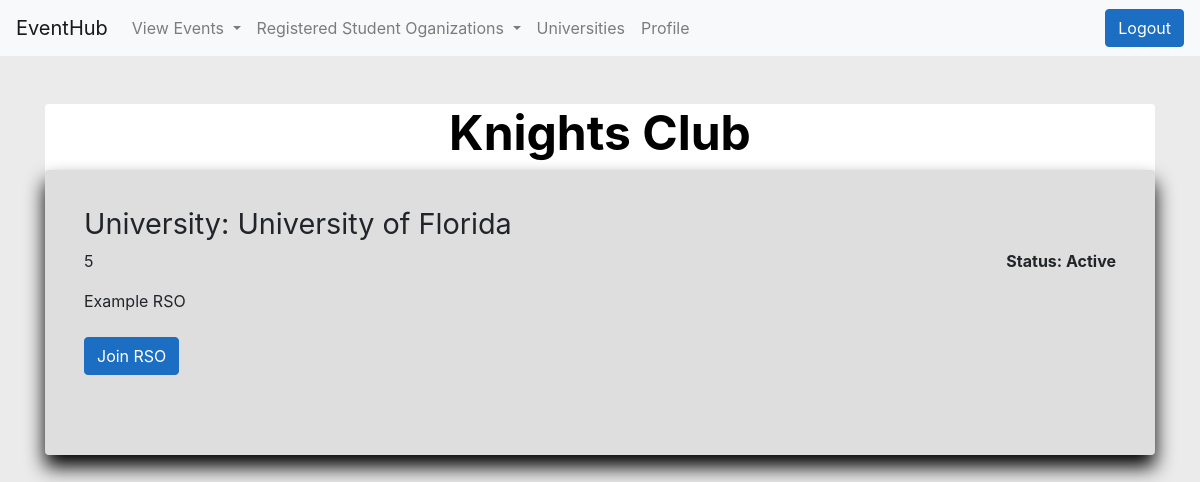
/RSO/4 (signed in), run on the app's committed database.
### RSO/models.py (models this page shows, shortened)
class Rso(models.Model):
  id = models.AutoField(primary_key=True)
  name = models.CharField(max_length = 255, null=False)
  description = models.TextField(null = True)
  university = models.ForeignKey(University, on_delete=models.CASCADE, related_name='University', null = True)
  students = ManyToManyField(User)
  admin = models.ForeignKey(User, on_delete=models.CASCADE, related_name='admin')
  total_students = models.IntegerField(default=5)
  status = models.BooleanField(default=False)

### Universities/models.py (models this page shows)
class University(models.Model):
  name = models.CharField(max_length = 100, null=False)
  super_admin = models.IntegerField(null=True)
  description = models.TextField()
  location = models.ForeignKey(Locations, on_delete=models.CASCADE)
  pictures = ManyToManyField(Photos)
  number_of_students = models.IntegerField()
  def __str__(self):
    return self.name

### RSO/views.py (the view, shortened to what this page needs)
# urls.py: path('<int:rso_id>', views.rso_info, name='rso_info'),
@login_required(login_url='/Users/login/')
def rso_info(response, rso_id):
    rso = Rso.objects.filter(id = rso_id).first()
    isInRSO = rso.students.filter(id=response.user.id).exists()
    isSameUniversity = (rso.university == response.user.university)
    if isInRSO is False:
        isInRSO = True if rso.admin.id == response.user.id else False
    if rso is None:
        return HttpResponseRedirect('../../RSO/')
    return render(response, 'RSO/details.html',{
        'rso': rso,
        'isInRSO': isInRSO,
        'same_university': isSameUniversity
    })

### RSO/templates/RSO/details.html (shortened to what this page needs)
{% load static %}
{% load crispy_forms_tags %}
<!DOCTYPE html>
<html lang="en">
<head>
    <link href="{% static 'Home/vendor/bootstrap/css/bootstrap.min.css' %}" rel="stylesheet">
    <link rel="stylesheet" type="text/css" href="{% static 'Events/main.css' %}">
</head>
<body class="bg-gray1">
    <nav class="navbar navbar-expand-lg navbar-light bg-light">
        <a class="navbar-brand" href="#">EventHub</a>
        <div class="collapse navbar-collapse" id="navbarSupportedContent">
            <ul class="navbar-nav mr-auto">
                {% if user.is_admin == True or user.is_super_admin == True %}
                <li class="nav-item dropdown">
                    <a class="nav-link dropdown-toggle" href="#" id="navbarEventDropdown" role="button" data-toggle="dropdown" aria-haspopup="true" aria-expanded="false">
                        View Events
                    </a>
                </li>
                {% else %}
                <li class="nav-item">
                    <a class="nav-link" href="/Events/">View Events</a>
                </li>
                {% endif %}
                <li class="nav-item dropdown">
                    <a class="nav-link dropdown-toggle" href="#" id="navbarRSODropdown" role="button" data-toggle="dropdown" aria-haspopup="true" aria-expanded="false">
                        Registered Student Oganizations
                    </a>
                </li>
                {% if user.is_super_admin == True %}
                    <li class="nav-item dropdown">
                        <a class="nav-link dropdown-toggle" href="#" id="navbarRSODropdown" role="button" data-toggle="dropdown" aria-haspopup="true" aria-expanded="false">
                            Universities
                        </a>
                        <div class="dropdown-menu" aria-labelledby="navbarDropdown">
                            <a class="dropdown-item" href="/Universities/">View Universities</a>
                            <a class="dropdown-item" href="/Universities/create">Create University</a>
                        </div>
                    </li>
                {% else %}
                    <li class="nav-item">
                        <a class="nav-link" href="/Universities/">Universities</a>
                    </li>
                {% endif %}
                <li class="nav-item">
                    <a class="nav-link" href="/Users/profile">Profile</a>
                </li>
            </ul>
        </div>
        <a class="btn btn-primary me-3" href="../../Users/logout">Logout</a>
    </nav>
    <div class="d-flex align-items-center align-content-center align-self-center ">
        <div class="d-flex container" >
            <div class="text-center mt-5 mb-5 w-100">
                <div class="card card0 border-0 d-flex align-items-center align-content-center align-self-center w-100">
                    <div class="row w-100 gradient-orange rounded-top">
                        <div class="col-md-12">
                            <h2 class="font-weight-bold text-blk text-lg">{{ rso.name }}</h2>
                        </div>
                    </div>
                    <div class="row card card0 border-0 shadow-thick bg-black d-flex align-items-center align-content-center align-self-center w-100 rounded-bottom">
                        <div class="row d-flex align-items-center align-content-center align-self-center m-4 w-100">
                            <div class="w-100 m-2">
                                <div class="row mb-1 ml-3 mr-3">
                                    <div class="col-md-12">
                                        <div class="d-flex w-100 justify-content-start">
                                            <div class="text-md text-left">
                                                University: {{ rso.university }}
                                            </div>
                                        </div>
                                    </div>
                                </div>
                                <div class="row mb-3 ml-3 mr-3">
                                    <div class="col-md-6">
                                        <div class="d-flex w-100 justify-content-start">
                                            <div class="text-start">
                                                {{ rso.total_students }}
                                            </div>
                                        </div>
                                    </div>
                                    <div class="col-md-6">
                                        <div class="d-flex w-100 justify-content-end">
                                            <div class="font-weight-bold text-end">
                                                Status: {% if rso.status %}Active{% else %}Inactive{% endif %}
                                            </div>
                                        </div>
                                    </div>
                                </div>
                                <div class="row ml-3 mb-4">
                                    <div class="col-md-12">
                                        <div class="d-flex w-100 justify-content-start">
                                            <div class="w-75 text-left">
                                                {{ rso.description }}
                                            </div>
                                        </div>
                                    </div>
                                </div>
                                <div class="row ml-3 mb-5">
                                    <div class="col-md-12">
                                        <div class="d-flex w-100 justify-content-start">
                                            <div class="w-100 text-blk">
                                                <form method="POST" class="w-100">
                                                    {% if isInRSO == False and user.id != rso.admin.id and same_university == True %}
                                                        <button type="submit" name="join-rso-btn" value="join_rso" class="btn btn-primary me-3 float-left">Join RSO</button>
                                                    {% elif isInRSO and user.id != rso.admin.id and same_university == True %}
                                                        <button type="submit" name="leave-rso-btn" value="join_rso" class="btn btn-primary me-3 float-left">Leave RSO</button>
                                                    {% elif isInRSO and user.id == rso.admin.id and same_university == True %}
                                                        <button type="submit" name="delete-rso-btn" value="join_rso" class="btn btn-primary me-3 float-left">Delete RSO</button>
                                                    {% endif %}
                                                </form>
                                            </div>
                                        </div>
                                    </div>
                                </div>
                            </div>
                        </div>
                    </div>
                </div>
            </div>
        </div>
    </div>
</body>
</html>

### Events/static/Events/main.css (style rules this page uses)
a.navbar-brand { white-space: normal; text-align: center; word-break: break-all; }
.navbar { background: #1B6EC2; }
a { color: #1B6EC2; }
.btn-primary { color: #fff; background-color: #1b6ec2; border-color: #1B6EC2; }
html { font-size: 14px; }
@media (min-width: 768px) { html { font-size: 16px; } }
html { position: relative; min-height: 100%; }
body { background: #373737; height: 100vh; width: 100%; margin: 0; }
.text-lg { font-size: 48px; }
.text-md { font-size: 1.8rem; }
.text-blk, .text-blk:hover { color: #000000; }
.gradient-orange { color: white; }
.bg-black { background-color: hsla(0, 0%, 23%, 0.164); }
.bg-gray1 { background-color: #ebebeb; }
.shadow-thick { box-shadow: 0 .75rem 1.2rem black; }

### data on the page
Rso: name "Knights Club", university "University of Florida", total_students "5", description "Example RSO"
